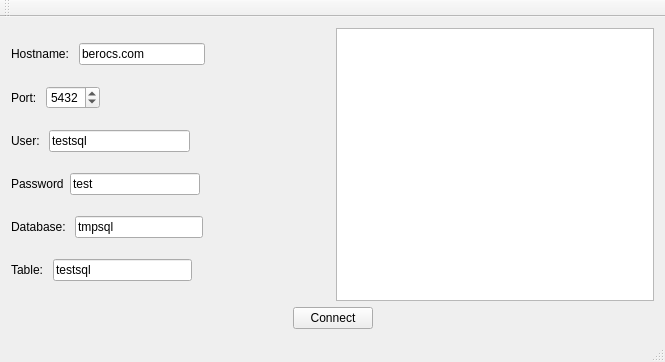
<?xml version="1.0" encoding="UTF-8"?>
<ui version="4.0">
 <class>MainWindow</class>
 <widget class="QMainWindow" name="MainWindow">
  <property name="geometry">
   <rect>
    <x>0</x>
    <y>0</y>
    <width>665</width>
    <height>362</height>
   </rect>
  </property>
  <property name="windowTitle">
   <string>MainWindow</string>
  </property>
  <property name="tabShape">
   <enum>QTabWidget::Triangular</enum>
  </property>
  <widget class="QWidget" name="centralWidget">
   <layout class="QVBoxLayout" name="verticalLayout_3">
    <item>
     <layout class="QHBoxLayout" name="horizontalLayout_7">
      <item>
       <layout class="QVBoxLayout" name="verticalLayout_2">
        <item>
         <layout class="QHBoxLayout" name="horizontalLayout_3">
          <item>
           <widget class="QLabel" name="label_hostname">
            <property name="text">
             <string>Hostname: </string>
            </property>
           </widget>
          </item>
          <item>
           <widget class="QLineEdit" name="lineEdit_hostname">
            <property name="text">
             <string>berocs.com</string>
            </property>
           </widget>
          </item>
          <item>
           <spacer name="horizontalSpacer_4">
            <property name="orientation">
             <enum>Qt::Horizontal</enum>
            </property>
            <property name="sizeHint" stdset="0">
             <size>
              <width>40</width>
              <height>20</height>
             </size>
            </property>
           </spacer>
          </item>
         </layout>
        </item>
        <item>
         <layout class="QHBoxLayout" name="horizontalLayout_6">
          <item>
           <widget class="QLabel" name="label_port">
            <property name="text">
             <string>Port: </string>
            </property>
           </widget>
          </item>
          <item>
           <widget class="QSpinBox" name="spinBox_port">
            <property name="maximum">
             <number>9999</number>
            </property>
            <property name="value">
             <number>5432</number>
            </property>
           </widget>
          </item>
          <item>
           <spacer name="horizontalSpacer_7">
            <property name="orientation">
             <enum>Qt::Horizontal</enum>
            </property>
            <property name="sizeHint" stdset="0">
             <size>
              <width>40</width>
              <height>20</height>
             </size>
            </property>
           </spacer>
          </item>
         </layout>
        </item>
        <item>
         <layout class="QHBoxLayout" name="horizontalLayout_2">
          <item>
           <widget class="QLabel" name="label_user">
            <property name="text">
             <string>User: </string>
            </property>
           </widget>
          </item>
          <item>
           <widget class="QLineEdit" name="lineEdit_user">
            <property name="text">
             <string>testsql</string>
            </property>
           </widget>
          </item>
          <item>
           <spacer name="horizontalSpacer_3">
            <property name="orientation">
             <enum>Qt::Horizontal</enum>
            </property>
            <property name="sizeHint" stdset="0">
             <size>
              <width>40</width>
              <height>20</height>
             </size>
            </property>
           </spacer>
          </item>
         </layout>
        </item>
        <item>
         <layout class="QHBoxLayout" name="horizontalLayout_5">
          <item>
           <widget class="QLabel" name="label_password">
            <property name="text">
             <string>Password</string>
            </property>
           </widget>
          </item>
          <item>
           <widget class="QLineEdit" name="lineEdit_password">
            <property name="text">
             <string>test</string>
            </property>
           </widget>
          </item>
          <item>
           <spacer name="horizontalSpacer_6">
            <property name="orientation">
             <enum>Qt::Horizontal</enum>
            </property>
            <property name="sizeHint" stdset="0">
             <size>
              <width>40</width>
              <height>20</height>
             </size>
            </property>
           </spacer>
          </item>
         </layout>
        </item>
        <item>
         <layout class="QHBoxLayout" name="horizontalLayout_8">
          <item>
           <widget class="QLabel" name="label_database">
            <property name="text">
             <string>Database: </string>
            </property>
           </widget>
          </item>
          <item>
           <widget class="QLineEdit" name="lineEdit_database">
            <property name="text">
             <string>tmpsql</string>
            </property>
           </widget>
          </item>
          <item>
           <spacer name="horizontalSpacer_8">
            <property name="orientation">
             <enum>Qt::Horizontal</enum>
            </property>
            <property name="sizeHint" stdset="0">
             <size>
              <width>40</width>
              <height>20</height>
             </size>
            </property>
           </spacer>
          </item>
         </layout>
        </item>
        <item>
         <layout class="QHBoxLayout" name="horizontalLayout_4">
          <item>
           <widget class="QLabel" name="label_table">
            <property name="text">
             <string>Table: </string>
            </property>
           </widget>
          </item>
          <item>
           <widget class="QLineEdit" name="lineEdit_table">
            <property name="text">
             <string>testsql</string>
            </property>
           </widget>
          </item>
          <item>
           <spacer name="horizontalSpacer_5">
            <property name="orientation">
             <enum>Qt::Horizontal</enum>
            </property>
            <property name="sizeHint" stdset="0">
             <size>
              <width>40</width>
              <height>20</height>
             </size>
            </property>
           </spacer>
          </item>
         </layout>
        </item>
       </layout>
      </item>
      <item>
       <widget class="QTextBrowser" name="textBrowser_output"/>
      </item>
     </layout>
    </item>
    <item>
     <layout class="QHBoxLayout" name="horizontalLayout">
      <item>
       <spacer name="horizontalSpacer_2">
        <property name="orientation">
         <enum>Qt::Horizontal</enum>
        </property>
        <property name="sizeHint" stdset="0">
         <size>
          <width>40</width>
          <height>20</height>
         </size>
        </property>
       </spacer>
      </item>
      <item>
       <widget class="QPushButton" name="pushButton_connect">
        <property name="text">
         <string>Connect</string>
        </property>
       </widget>
      </item>
      <item>
       <spacer name="horizontalSpacer">
        <property name="orientation">
         <enum>Qt::Horizontal</enum>
        </property>
        <property name="sizeHint" stdset="0">
         <size>
          <width>40</width>
          <height>20</height>
         </size>
        </property>
       </spacer>
      </item>
     </layout>
    </item>
   </layout>
   <zorder>horizontalLayoutWidget</zorder>
   <zorder>horizontalSpacer</zorder>
   <zorder>horizontalLayoutWidget_7</zorder>
   <zorder>horizontalLayoutWidget_3</zorder>
   <zorder>label_database</zorder>
  </widget>
  <widget class="QMenuBar" name="menuBar">
   <property name="geometry">
    <rect>
     <x>0</x>
     <y>0</y>
     <width>665</width>
     <height>19</height>
    </rect>
   </property>
  </widget>
  <widget class="QToolBar" name="mainToolBar">
   <attribute name="toolBarArea">
    <enum>TopToolBarArea</enum>
   </attribute>
   <attribute name="toolBarBreak">
    <bool>false</bool>
   </attribute>
  </widget>
  <widget class="QStatusBar" name="statusBar"/>
 </widget>
 <layoutdefault spacing="6" margin="11"/>
 <resources/>
 <connections/>
</ui>
